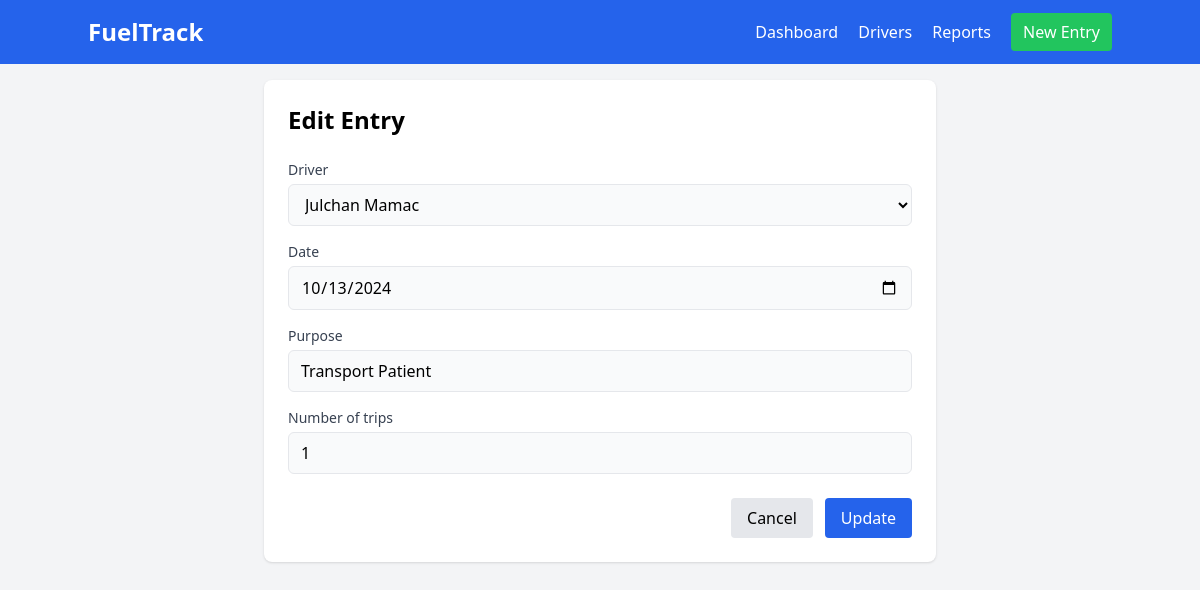
The app's page /entries/1/edit/ with its own data.
### fuel/models.py (models this page shows, shortened)
class FuelConsumption(models.Model):
    driver = models.ForeignKey(Driver, on_delete=models.CASCADE)
    date = models.DateField()
    number_of_trips = models.PositiveIntegerField()
    purpose = models.CharField(max_length=200, help_text="Trip purpose/description")
    total_liters = models.FloatField(editable=False)
    cost = models.FloatField(editable=False)
    class Meta:
        unique_together = ('driver', 'date')
        verbose_name = "Fuel Consumption"
        verbose_name_plural = "Fuel Consumptions"

### fuel/views.py (the view)
# urls.py: path('entries/<int:pk>/edit/', FuelConsumptionUpdateView.as_view(), name='fuelconsumption_update'),
class FuelConsumptionUpdateView(UpdateView):
    model = FuelConsumption
    form_class = FuelConsumptionForm
    template_name = 'fuel/fuel_form.html'
    success_url = reverse_lazy('dashboard')

### fuel/forms.py
class FuelConsumptionForm(forms.ModelForm):
    class Meta:
        model = FuelConsumption
        fields = ['driver', 'date', 'purpose', 'number_of_trips']
        widgets = {
            'date': forms.DateInput(attrs={'type': 'date'}),
            'number_of_trips': forms.NumberInput(attrs={'min': 1}),
            'purpose': forms.TextInput(attrs={'placeholder': 'Enter trip purpose'})
        }

### fuel/models.py (called while the page is built)
    def __str__(self):
        return self.name

### templates/fuel/fuel_form.html (shortened to what this page needs)
{% extends "base.html" %}
{% block content %}
<div class="max-w-2xl mx-auto bg-white p-6 rounded-lg shadow">
    <h2 class="text-2xl font-bold mb-6">
        {% if object %}Edit Entry{% else %}New Fuel Entry & Gas Slip{% endif %}
    </h2>
    <form method="post">
        <div class="space-y-4">
            {% for field in form %}
            <div>
                <label class="block text-sm font-medium text-gray-700 mb-1">
                    {{ field.label }}
                </label>
                {{ field }}
            </div>
            {% endfor %}
        </div>
        <div class="mt-6 flex justify-end space-x-3">
            <a href="{% url 'dashboard' %}"
               class="bg-gray-200 px-4 py-2 rounded hover:bg-gray-300">Cancel</a>
            <button type="submit"
                    class="bg-blue-600 text-white px-4 py-2 rounded hover:bg-blue-700">
                {% if object %}Update{% else %}Create & Print{% endif %}
            </button>
        </div>
    </form>
</div>
{% endblock %}

### templates/fuel/fuel_form.html (style rules this page uses)
input, select, textarea { width: 100%; padding: 8px 12px; border: 1px solid #e5e7eb; border-radius: 6px; background-color: #f9fafb; }

### records on screen
FuelConsumption: form "Julchan Mamac" "10/13/2024" "Transport Patient" "1"

### other values on screen
{{ field.label }} "Driver" "Date" "Purpose" "Number of trips"
